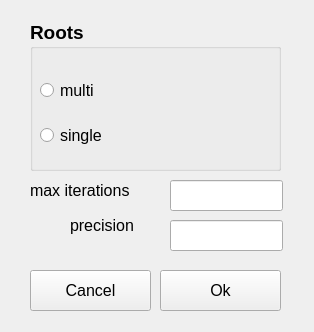
<?xml version="1.0" encoding="UTF-8"?>
<ui version="4.0">
 <class>Form</class>
 <widget class="QWidget" name="Form">
  <property name="geometry">
   <rect>
    <x>0</x>
    <y>0</y>
    <width>314</width>
    <height>332</height>
   </rect>
  </property>
  <property name="sizePolicy">
   <sizepolicy hsizetype="Minimum" vsizetype="Minimum">
    <horstretch>0</horstretch>
    <verstretch>0</verstretch>
   </sizepolicy>
  </property>
  <property name="minimumSize">
   <size>
    <width>314</width>
    <height>332</height>
   </size>
  </property>
  <property name="maximumSize">
   <size>
    <width>314</width>
    <height>332</height>
   </size>
  </property>
  <property name="windowTitle">
   <string>number of roots</string>
  </property>
  <widget class="QPushButton" name="pushButton_2">
   <property name="geometry">
    <rect>
     <x>30</x>
     <y>270</y>
     <width>121</width>
     <height>41</height>
    </rect>
   </property>
   <property name="font">
    <font>
     <pointsize>12</pointsize>
    </font>
   </property>
   <property name="text">
    <string>Cancel</string>
   </property>
  </widget>
  <widget class="QPushButton" name="pushButton">
   <property name="geometry">
    <rect>
     <x>160</x>
     <y>270</y>
     <width>121</width>
     <height>41</height>
    </rect>
   </property>
   <property name="font">
    <font>
     <pointsize>12</pointsize>
    </font>
   </property>
   <property name="text">
    <string>Ok</string>
   </property>
  </widget>
  <widget class="QGroupBox" name="groupBox">
   <property name="geometry">
    <rect>
     <x>30</x>
     <y>20</y>
     <width>251</width>
     <height>151</height>
    </rect>
   </property>
   <property name="font">
    <font>
     <pointsize>14</pointsize>
     <weight>75</weight>
     <bold>true</bold>
    </font>
   </property>
   <property name="title">
    <string>Roots</string>
   </property>
   <widget class="QRadioButton" name="radioButton">
    <property name="geometry">
     <rect>
      <x>10</x>
      <y>60</y>
      <width>95</width>
      <height>20</height>
     </rect>
    </property>
    <property name="font">
     <font>
      <pointsize>12</pointsize>
      <weight>50</weight>
      <bold>false</bold>
     </font>
    </property>
    <property name="text">
     <string>multi</string>
    </property>
   </widget>
   <widget class="QRadioButton" name="radioButton_2">
    <property name="geometry">
     <rect>
      <x>10</x>
      <y>100</y>
      <width>111</width>
      <height>31</height>
     </rect>
    </property>
    <property name="font">
     <font>
      <pointsize>12</pointsize>
      <weight>50</weight>
      <bold>false</bold>
     </font>
    </property>
    <property name="text">
     <string>single</string>
    </property>
   </widget>
  </widget>
  <widget class="QLabel" name="label_2">
   <property name="geometry">
    <rect>
     <x>30</x>
     <y>180</y>
     <width>131</width>
     <height>21</height>
    </rect>
   </property>
   <property name="font">
    <font>
     <pointsize>12</pointsize>
    </font>
   </property>
   <property name="text">
    <string>max iterations</string>
   </property>
  </widget>
  <widget class="QLineEdit" name="lineEdit">
   <property name="geometry">
    <rect>
     <x>170</x>
     <y>180</y>
     <width>113</width>
     <height>31</height>
    </rect>
   </property>
  </widget>
  <widget class="QLabel" name="label_3">
   <property name="geometry">
    <rect>
     <x>70</x>
     <y>210</y>
     <width>91</width>
     <height>31</height>
    </rect>
   </property>
   <property name="font">
    <font>
     <pointsize>12</pointsize>
    </font>
   </property>
   <property name="text">
    <string>precision</string>
   </property>
  </widget>
  <widget class="QLineEdit" name="lineEdit_2">
   <property name="geometry">
    <rect>
     <x>170</x>
     <y>220</y>
     <width>113</width>
     <height>31</height>
    </rect>
   </property>
  </widget>
 </widget>
 <resources/>
 <connections/>
</ui>
